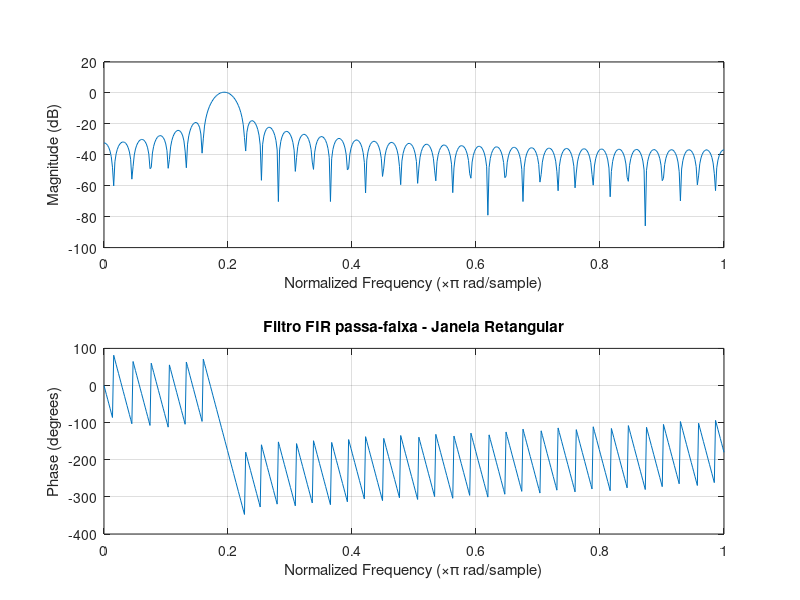
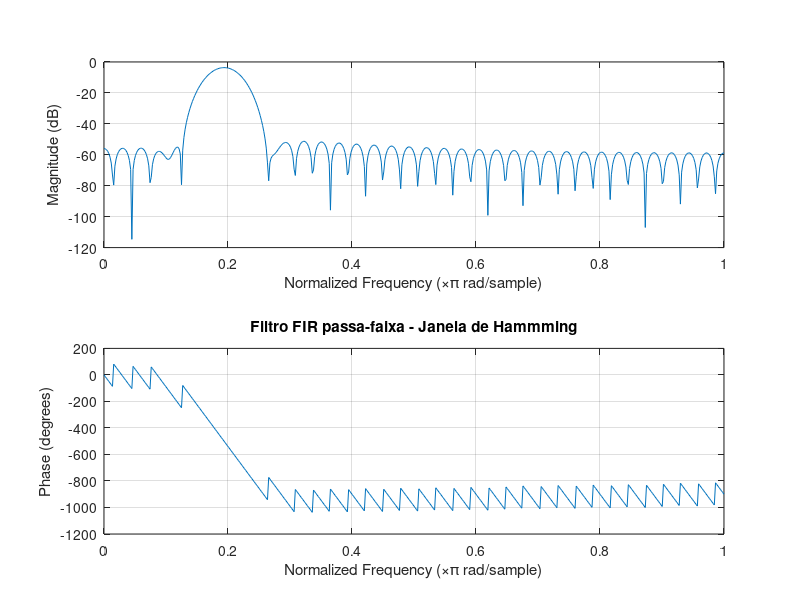
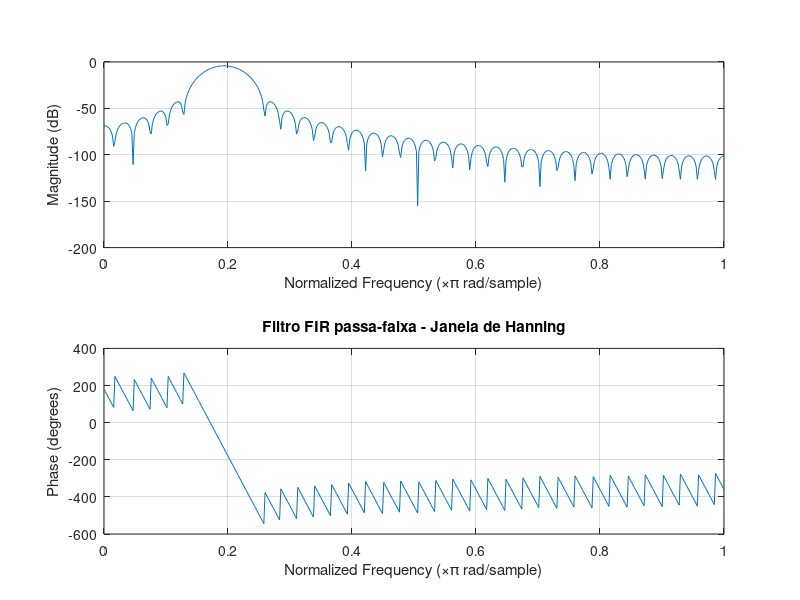
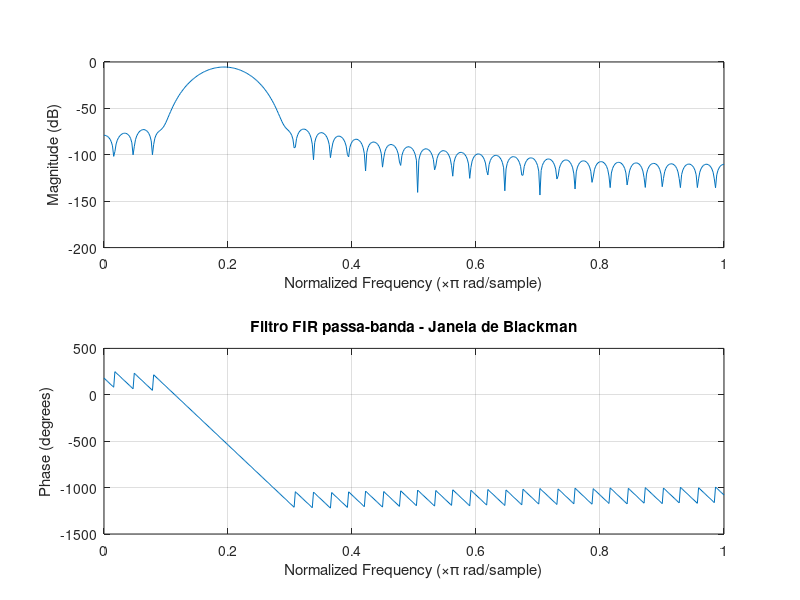

The MATLAB source for these figures, in order:
% 4. Crie um sinal de entrada composto de três componentes senoidais, nas frequências 770 Hz, 
% 852 Hz e 941 Hz, com Ωs = 8 kHz. Projete três filtros passa-faixa digitais, o primeiro com 
% frequência central em 770 Hz, o segundo em 852 Hz e o terceiro em 941 Hz. Para o primeiro 
% filtro, as extremidades das faixas de rejeição estão nas frequências 697 e 852; para o 
% segundo, em 770 e 941 Hz; para o terceiro. Em 852 e 1209 Hz. Nos três filtros, a atenuação 
% mínima na faixa de rejeição é 60 dB.

clear all; close all; clc;

%% Sinal
freq1 = 770;
freq2 = 852;
freq3 = 941;

tmin = 0;
tmax = 2;
Fs=8000;
Ts=1/Fs;
L=(tmax-tmin)/Ts;
t=0:Ts:tmax-Ts;
s = sin(2*pi*freq1*t) + sin(2*pi*freq2*t) + sin(2*pi*freq3*t);
S = fft(s);
S = abs(2*S/L);
S = fftshift(S);
freq = Fs*(-(L/2):(L/2)-1)/L;

%% Filtro 1 (passa-faixa 697 e 852 hz)

M = 71;
Omega_c1 = 697;
Omega_c2 = 852;
Omega_s = 8000;
wc1 = Omega_c1*2*pi/Omega_s;
wc2 = Omega_c2*2*pi/Omega_s;

%% Resposta ao impulso do filtro ideal h[n]
n = [-1*((M-1)/2):(M-1)/2];
h_n = ((sin(wc2.*n) - sin(wc1.*n))./(pi.*n)); %resposta ao impulso para ≠0
h_n(((M-1)/2)+1) = (wc2 - wc1)/pi; %resposta ao impulso para n=0
w_hamm = 0.54 + 0.46*cos(2*n.*pi/(M));%coeficientes da janela de hamming
w_hann = 0.5 + 0.5*cos(2*n.*pi/(M));%coeficientes da janela de hanning
w_black = 0.42+0.5*cos(2*n.*pi/(M))+0.08*cos(4*n.*pi/(M)); %coeficientes da janela de blackman
h_ret = h_n;
h_hamm = w_hamm.*h_n;
h_hann = w_hann.*h_n;
h_black = w_black.*h_n;
figure
freqz(h_ret,1);
title('Filtro FIR passa-faixa - Janela Retangular')

figure
freqz(h_hamm,1);
title('Filtro FIR passa-faixa - Janela de Hammming')

figure
freqz(h_hann,1);
title('Filtro FIR passa-faixa - Janela de Hanning')

figure
freqz(h_black,1);
title('Filtro FIR passa-banda - Janela de Blackman')

%% Gráficos do sinal
figure
subplot(3,1,1),plot(t,s);
title('Sinal')
xlabel('t')
ylabel('s(t)')
subplot(3,1,2),plot(freq,S)
title('Espectro de Amplitude de s(t)')
xlabel('f (Hz)')
ylabel('|S(f)|')

h_hamm = w_hamm.*h_n;
h_hann = w_hann.*h_n;
h_black = w_black.*h_n;
s_f_h_ret = filter(h_ret,1,s);
S_F_h_ret = fft(s_f_h_ret);
S_F_h_ret = abs(2*S_F_h_ret/L);
S_F_h_ret = fftshift(S_F_h_ret);
subplot(3,1,3),plot(freq,S_F_h_ret)
title('Espectro de Amplitude do sinal Filtrado 1')
xlabel('f (Hz)')
ylabel('|S(f)|')

%% Filtro 2 (passa-faixa 770 e 941 hz)
M = 71;
Omega_c1 = 770;
Omega_c2 = 941;
Omega_s = 8000;
wc1 = Omega_c1*2*pi/Omega_s;
wc2 = Omega_c2*2*pi/Omega_s;

%% Resposta ao impulso do filtro ideal h[n]
n = [-1*((M-1)/2):(M-1)/2];
h_n = ((sin(wc2.*n) - sin(wc1.*n))./(pi.*n)); %resposta ao impulso para ≠0
h_n(((M-1)/2)+1) = (wc2 - wc1)/pi; %resposta ao impulso para n=0
w_hamm = 0.54 + 0.46*cos(2*n.*pi/(M));%coeficientes da janela de hamming
w_hann = 0.5 + 0.5*cos(2*n.*pi/(M));%coeficientes da janela de hanning
w_black = 0.42+0.5*cos(2*n.*pi/(M))+0.08*cos(4*n.*pi/(M)); %coeficientes da janela de blackman
h_ret = h_n;
h_hamm = w_hamm.*h_n;
h_hann = w_hann.*h_n;
h_black = w_black.*h_n;
figure
freqz(h_ret,1);
title('Filtro FIR passa-faixa - Janela Retangular')

figure
freqz(h_hamm,1);
title('Filtro FIR passa-faixa - Janela de Hammming')

figure
freqz(h_hann,1);
title('Filtro FIR passa-faixa - Janela de Hanning')

figure
freqz(h_black,1);
title('Filtro FIR passa-banda - Janela de Blackman')

%% Gráficos do sinal
figure
subplot(3,1,1),plot(t,s);
title('Sinal')
xlabel('t')
ylabel('s(t)')
subplot(3,1,2),plot(freq,S)
title('Espectro de Amplitude de s(t)')
xlabel('f (Hz)')
ylabel('|S(f)|')

h_hamm = w_hamm.*h_n;
h_hann = w_hann.*h_n;
h_black = w_black.*h_n;
s_f_h_ret = filter(h_ret,1,s);
S_F_h_ret = fft(s_f_h_ret);
S_F_h_ret = abs(2*S_F_h_ret/L);
S_F_h_ret = fftshift(S_F_h_ret);
subplot(3,1,3),plot(freq,S_F_h_ret)
title('Espectro de Amplitude do sinal Filtrado 2')
xlabel('f (Hz)')
ylabel('|S(f)|')

%% Filtro 3 (passa-faixa 852 e 1209 hz)

M = 71;
Omega_c1 = 852;
Omega_c2 = 1209;
Omega_s = 8000;
wc1 = Omega_c1*2*pi/Omega_s;
wc2 = Omega_c2*2*pi/Omega_s;

%% Resposta ao impulso do filtro ideal h[n]
n = [-1*((M-1)/2):(M-1)/2];
h_n = ((sin(wc2.*n) - sin(wc1.*n))./(pi.*n)); %resposta ao impulso para ≠0
h_n(((M-1)/2)+1) = (wc2 - wc1)/pi; %resposta ao impulso para n=0
w_hamm = 0.54 + 0.46*cos(2*n.*pi/(M));%coeficientes da janela de hamming
w_hann = 0.5 + 0.5*cos(2*n.*pi/(M));%coeficientes da janela de hanning
w_black = 0.42+0.5*cos(2*n.*pi/(M))+0.08*cos(4*n.*pi/(M)); %coeficientes da janela de blackman
h_ret = h_n;
h_hamm = w_hamm.*h_n;
h_hann = w_hann.*h_n;
h_black = w_black.*h_n;
figure
freqz(h_ret,1);
title('Filtro FIR passa-faixa - Janela Retangular')

figure
freqz(h_hamm,1);
title('Filtro FIR passa-faixa - Janela de Hammming')

figure
freqz(h_hann,1);
title('Filtro FIR passa-faixa - Janela de Hanning')

figure
freqz(h_black,1);
title('Filtro FIR passa-banda - Janela de Blackman')


%% Gráficos do sinal
figure
subplot(3,1,1),plot(t,s);
title('Sinal')
xlabel('t')
ylabel('s(t)')
subplot(3,1,2),plot(freq,S)
title('Espectro de Amplitude de s(t)')
xlabel('f (Hz)')
ylabel('|S(f)|')

h_hamm = w_hamm.*h_n;
h_hann = w_hann.*h_n;
h_black = w_black.*h_n;
s_f_h_ret = filter(h_ret,1,s);
S_F_h_ret = fft(s_f_h_ret);
S_F_h_ret = abs(2*S_F_h_ret/L);
S_F_h_ret = fftshift(S_F_h_ret);
subplot(3,1,3),plot(freq,S_F_h_ret)
title('Espectro de Amplitude do sinal Filtrado 3')
xlabel('f (Hz)')
ylabel('|S(f)|')
